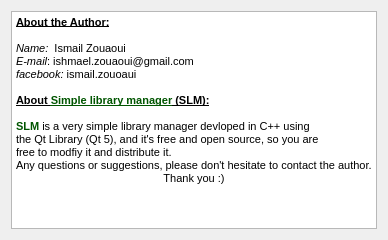
<?xml version="1.0" encoding="UTF-8"?>
<ui version="4.0">
 <class>AboutDialog</class>
 <widget class="QDialog" name="AboutDialog">
  <property name="geometry">
   <rect>
    <x>0</x>
    <y>0</y>
    <width>388</width>
    <height>240</height>
   </rect>
  </property>
  <property name="windowTitle">
   <string>Dialog</string>
  </property>
  <property name="windowIcon">
   <iconset resource="Resources.qrc">
    <normaloff>:/lmIcon.png</normaloff>:/lmIcon.png</iconset>
  </property>
  <layout class="QGridLayout" name="gridLayout">
   <item row="0" column="0">
    <widget class="QTextBrowser" name="textBrowser">
     <property name="html">
      <string>&lt;!DOCTYPE HTML PUBLIC &quot;-//W3C//DTD HTML 4.0//EN&quot; &quot;http://www.w3.org/TR/REC-html40/strict.dtd&quot;&gt;
&lt;html&gt;&lt;head&gt;&lt;meta name=&quot;qrichtext&quot; content=&quot;1&quot; /&gt;&lt;style type=&quot;text/css&quot;&gt;
p, li { white-space: pre-wrap; }
&lt;/style&gt;&lt;/head&gt;&lt;body style=&quot; font-family:'Sans Serif'; font-size:9pt; font-weight:400; font-style:normal;&quot;&gt;
&lt;p style=&quot; margin-top:0px; margin-bottom:0px; margin-left:0px; margin-right:0px; -qt-block-indent:0; text-indent:0px;&quot;&gt;&lt;span style=&quot; font-family:'MS Shell Dlg 2'; font-size:8pt; font-weight:600; text-decoration: underline;&quot;&gt;About the Author:&lt;/span&gt;&lt;/p&gt;
&lt;p style=&quot;-qt-paragraph-type:empty; margin-top:0px; margin-bottom:0px; margin-left:0px; margin-right:0px; -qt-block-indent:0; text-indent:0px; font-family:'MS Shell Dlg 2'; font-size:8pt; font-weight:600; text-decoration: underline;&quot;&gt;&lt;br /&gt;&lt;/p&gt;
&lt;p style=&quot; margin-top:0px; margin-bottom:0px; margin-left:0px; margin-right:0px; -qt-block-indent:0; text-indent:0px;&quot;&gt;&lt;span style=&quot; font-family:'MS Shell Dlg 2'; font-size:8pt; font-style:italic;&quot;&gt;Name:&lt;/span&gt;&lt;span style=&quot; font-family:'MS Shell Dlg 2'; font-size:8pt;&quot;&gt;  Ismail Zouaoui&lt;/span&gt;&lt;/p&gt;
&lt;p style=&quot; margin-top:0px; margin-bottom:0px; margin-left:0px; margin-right:0px; -qt-block-indent:0; text-indent:0px;&quot;&gt;&lt;span style=&quot; font-family:'MS Shell Dlg 2'; font-size:8pt; font-style:italic;&quot;&gt;E-mail&lt;/span&gt;&lt;span style=&quot; font-family:'MS Shell Dlg 2'; font-size:8pt;&quot;&gt;: ishmael.zouaoui@gmail.com&lt;/span&gt;&lt;/p&gt;
&lt;p style=&quot; margin-top:0px; margin-bottom:0px; margin-left:0px; margin-right:0px; -qt-block-indent:0; text-indent:0px;&quot;&gt;&lt;span style=&quot; font-family:'MS Shell Dlg 2'; font-size:8pt; font-style:italic;&quot;&gt;facebook:&lt;/span&gt;&lt;span style=&quot; font-family:'MS Shell Dlg 2'; font-size:8pt;&quot;&gt; ismail.zouoaui&lt;/span&gt;&lt;/p&gt;
&lt;p style=&quot;-qt-paragraph-type:empty; margin-top:0px; margin-bottom:0px; margin-left:0px; margin-right:0px; -qt-block-indent:0; text-indent:0px; font-family:'MS Shell Dlg 2'; font-size:8pt; text-decoration: underline; color:#0000ff;&quot;&gt;&lt;br /&gt;&lt;/p&gt;
&lt;p style=&quot; margin-top:0px; margin-bottom:0px; margin-left:0px; margin-right:0px; -qt-block-indent:0; text-indent:0px;&quot;&gt;&lt;span style=&quot; font-family:'MS Shell Dlg 2'; font-size:8pt; font-weight:600; text-decoration: underline;&quot;&gt;About&lt;/span&gt;&lt;span style=&quot; font-family:'MS Shell Dlg 2'; font-size:8pt; text-decoration: underline;&quot;&gt; &lt;/span&gt;&lt;span style=&quot; font-family:'MS Shell Dlg 2'; font-size:8pt; font-weight:600; text-decoration: underline; color:#005500;&quot;&gt;Simple library manager&lt;/span&gt;&lt;span style=&quot; font-family:'MS Shell Dlg 2'; font-size:8pt; font-weight:600; text-decoration: underline;&quot;&gt; (SLM):&lt;/span&gt;&lt;/p&gt;
&lt;p style=&quot;-qt-paragraph-type:empty; margin-top:0px; margin-bottom:0px; margin-left:0px; margin-right:0px; -qt-block-indent:0; text-indent:0px; font-family:'MS Shell Dlg 2'; font-size:8pt; font-weight:600; text-decoration: underline;&quot;&gt;&lt;br /&gt;&lt;/p&gt;
&lt;p style=&quot; margin-top:0px; margin-bottom:0px; margin-left:0px; margin-right:0px; -qt-block-indent:0; text-indent:0px;&quot;&gt;&lt;span style=&quot; font-family:'MS Shell Dlg 2'; font-size:8pt; font-weight:600; color:#005500;&quot;&gt;SLM&lt;/span&gt;&lt;span style=&quot; font-family:'MS Shell Dlg 2'; font-size:8pt; font-weight:600;&quot;&gt; &lt;/span&gt;&lt;span style=&quot; font-family:'MS Shell Dlg 2'; font-size:8pt;&quot;&gt;is a very simple library manager devloped in C++ using &lt;/span&gt;&lt;/p&gt;
&lt;p style=&quot; margin-top:0px; margin-bottom:0px; margin-left:0px; margin-right:0px; -qt-block-indent:0; text-indent:0px;&quot;&gt;&lt;span style=&quot; font-family:'MS Shell Dlg 2'; font-size:8pt;&quot;&gt;the Qt Library (Qt 5), and it's free and open source, so you are&lt;/span&gt;&lt;/p&gt;
&lt;p style=&quot; margin-top:0px; margin-bottom:0px; margin-left:0px; margin-right:0px; -qt-block-indent:0; text-indent:0px;&quot;&gt;&lt;span style=&quot; font-family:'MS Shell Dlg 2'; font-size:8pt;&quot;&gt;free to modfiy it and distribute it.&lt;/span&gt;&lt;/p&gt;
&lt;p style=&quot; margin-top:0px; margin-bottom:0px; margin-left:0px; margin-right:0px; -qt-block-indent:0; text-indent:0px;&quot;&gt;&lt;span style=&quot; font-family:'MS Shell Dlg 2'; font-size:8pt;&quot;&gt;Any questions or suggestions, please don't hesitate to contact the author.&lt;/span&gt;&lt;/p&gt;
&lt;p align=&quot;center&quot; style=&quot; margin-top:0px; margin-bottom:0px; margin-left:0px; margin-right:0px; -qt-block-indent:0; text-indent:0px;&quot;&gt;&lt;span style=&quot; font-family:'MS Shell Dlg 2'; font-size:8pt;&quot;&gt;Thank you :)&lt;/span&gt;&lt;/p&gt;&lt;/body&gt;&lt;/html&gt;</string>
     </property>
    </widget>
   </item>
  </layout>
 </widget>
 <resources>
  <include location="Resources.qrc"/>
 </resources>
 <connections/>
</ui>
